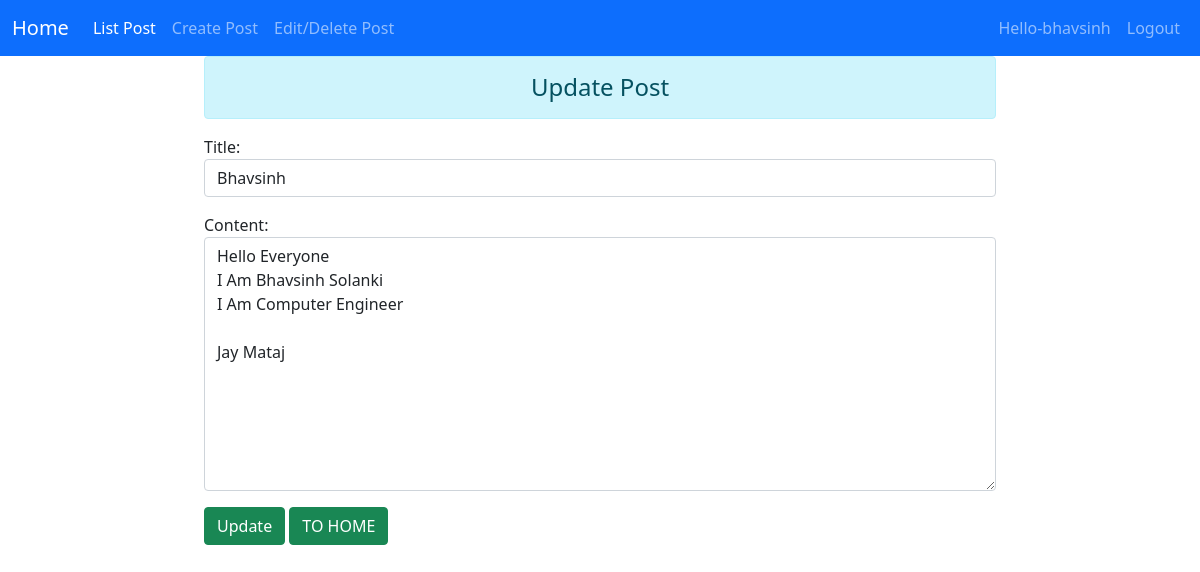
The page /update/1 (signed in) on the database as committed earlier.
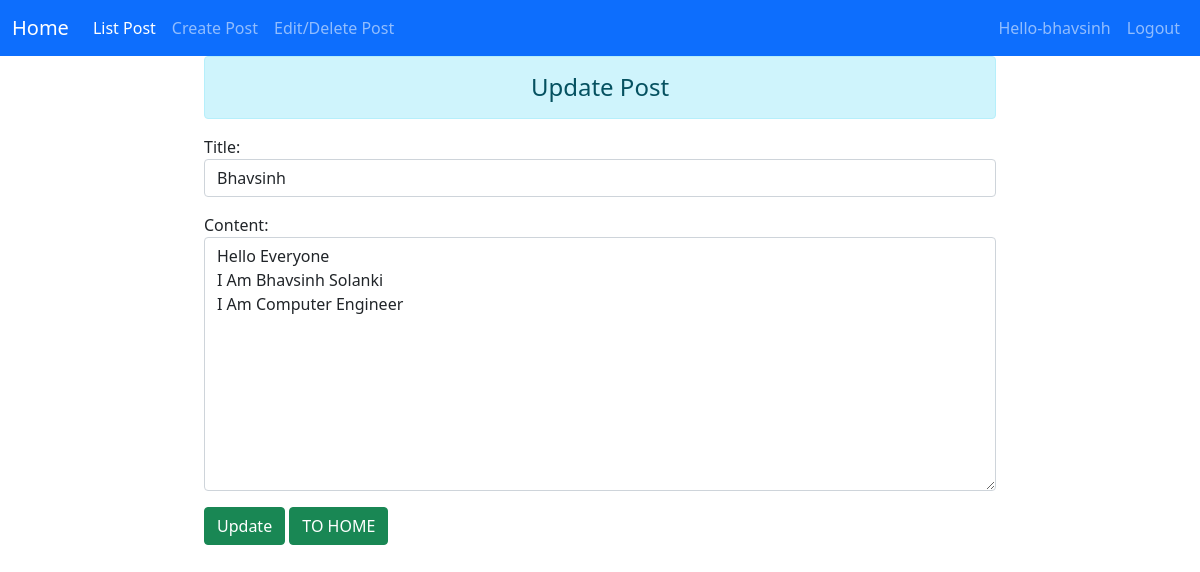
The same page on the database as committed later.
### BlogApp/models.py (models this page shows, shortened)
class Post(models.Model):
    title = models.CharField(max_length=5000)
    content = models.TextField()
    created_on = models.DateTimeField(auto_now_add=True)
    likes = models.ManyToManyField(User, related_name='blogpost_like', blank=True)

### BlogApp/views.py (the view)
# urls.py: path('update/<int:id>',views.update_data,name="updatedata"),
def update_data(request, id):
    if request.method == 'POST':
        pi = Post.objects.get(pk=id)
        fm = AddPost(request.POST, instance=pi)
        if fm.is_valid():
            fm.save()
            return HttpResponseRedirect('/list_post')
    else:
        pi = Post.objects.get(pk=id)
        fm = AddPost(instance=pi)
    return render(request, 'update.html', {'form': fm, 'isAdd': False})

### BlogApp/forms.py
class AddPost(forms.ModelForm):
    class Meta:
        model = Post
        fields = ('title', 'content')
        widgets = {
            'title': forms.TextInput(attrs={'class': 'form-control'}),
            'content': forms.Textarea(attrs={'class': 'form-control'}),
        }

### BlogApp/templates/update.html (shortened to what this page needs)
{% extends 'base.html' %}
{% block content %}
{% if  isAdd is not True %}
<div class="row">
<div class="col-sm-8 offset-2">
<h4 class="text-center alert alert-info"> Update Post</h4>
<form action="" method="POST" class="d-inline">
{{form.as_p}}
<input type="submit" class="btn btn-success" value="Update">
<a href="{% url 'blog_post' %}" class="btn btn-success">TO HOME</a>
</form>
</div>
</div>
{% endif%}
{% endblock content %}

Rows that differ between the two databases and show on the page:
changed Post "Bhavsinh": content "Hello Everyone I Am Bhavsinh Solanki I Am Computer Engineer Jay Mataj" → "Hello Everyone I Am Bhavsinh Solanki I Am Computer Engineer"
